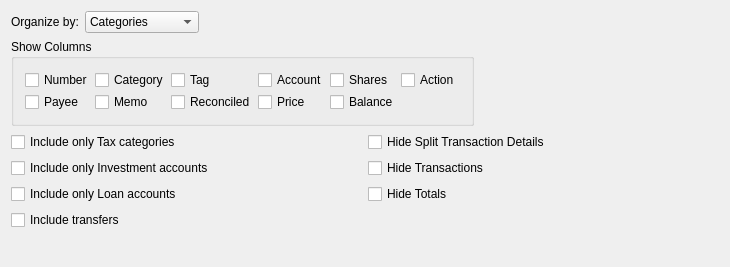
<?xml version="1.0" encoding="UTF-8"?>
<ui version="4.0">
 <class>ReportTabRowColQuery</class>
 <widget class="QWidget" name="ReportTabRowColQuery">
  <property name="geometry">
   <rect>
    <x>0</x>
    <y>0</y>
    <width>730</width>
    <height>267</height>
   </rect>
  </property>
  <property name="sizePolicy">
   <sizepolicy hsizetype="Minimum" vsizetype="Minimum">
    <horstretch>0</horstretch>
    <verstretch>0</verstretch>
   </sizepolicy>
  </property>
  <property name="windowTitle">
   <string>Rows/Columns Tab</string>
  </property>
  <property name="toolTip">
   <string/>
  </property>
  <property name="whatsThis">
   <string>&lt;p&gt;On this tab, you configure how you would like the rows and columns to be selected and organized.&lt;/p&gt;</string>
  </property>
  <layout class="QVBoxLayout">
   <item>
    <layout class="QHBoxLayout">
     <item>
      <widget class="QLabel" name="textLabel3">
       <property name="sizePolicy">
        <sizepolicy hsizetype="Minimum" vsizetype="Fixed">
         <horstretch>0</horstretch>
         <verstretch>0</verstretch>
        </sizepolicy>
       </property>
       <property name="font">
        <font/>
       </property>
       <property name="text">
        <string>Organize by:</string>
       </property>
       <property name="wordWrap">
        <bool>false</bool>
       </property>
      </widget>
     </item>
     <item>
      <widget class="KComboBox" name="m_comboOrganizeBy">
       <property name="enabled">
        <bool>true</bool>
       </property>
       <property name="sizePolicy">
        <sizepolicy hsizetype="Minimum" vsizetype="Fixed">
         <horstretch>0</horstretch>
         <verstretch>0</verstretch>
        </sizepolicy>
       </property>
       <property name="toolTip">
        <string>&lt;p&gt;Choose how to group the transactions in this report&lt;/p&gt;</string>
       </property>
       <item>
        <property name="text">
         <string>Categories</string>
        </property>
       </item>
       <item>
        <property name="text">
         <string>Top Categories</string>
        </property>
       </item>
       <item>
        <property name="text">
         <string>Tags</string>
        </property>
       </item>
       <item>
        <property name="text">
         <string>Payees</string>
        </property>
       </item>
       <item>
        <property name="text">
         <string>Accounts</string>
        </property>
       </item>
       <item>
        <property name="text">
         <string>Top Accounts</string>
        </property>
       </item>
       <item>
        <property name="text">
         <string>Month</string>
        </property>
       </item>
       <item>
        <property name="text">
         <string>Week</string>
        </property>
       </item>
      </widget>
     </item>
     <item>
      <spacer name="spacer10_2">
       <property name="orientation">
        <enum>Qt::Horizontal</enum>
       </property>
       <property name="sizeType">
        <enum>QSizePolicy::Expanding</enum>
       </property>
       <property name="sizeHint" stdset="0">
        <size>
         <width>358</width>
         <height>16</height>
        </size>
       </property>
      </spacer>
     </item>
    </layout>
   </item>
   <item>
    <layout class="QHBoxLayout">
     <item>
      <widget class="QGroupBox" name="buttonGroupBox1">
       <property name="enabled">
        <bool>true</bool>
       </property>
       <property name="sizePolicy">
        <sizepolicy hsizetype="Minimum" vsizetype="Fixed">
         <horstretch>0</horstretch>
         <verstretch>0</verstretch>
        </sizepolicy>
       </property>
       <property name="toolTip">
        <string>&lt;p&gt;Choose which columns should be shown in the report.&lt;/p&gt;&lt;p&gt;The date and transaction amount are always shown.&lt;/p&gt;</string>
       </property>
       <property name="title">
        <string>Show Columns</string>
       </property>
       <layout class="QGridLayout">
        <property name="spacing">
         <number>2</number>
        </property>
        <item row="1" column="1">
         <widget class="QCheckBox" name="m_checkMemo">
          <property name="minimumSize">
           <size>
            <width>0</width>
            <height>0</height>
           </size>
          </property>
          <property name="toolTip">
           <string>&lt;p&gt;Select this option to show the Memo column&lt;/p&gt;</string>
          </property>
          <property name="text">
           <string>Memo</string>
          </property>
          <attribute name="buttonGroup">
           <string notr="true">buttonGroup1</string>
          </attribute>
         </widget>
        </item>
        <item row="0" column="4">
         <widget class="QCheckBox" name="m_checkShares">
          <property name="toolTip">
           <string>&lt;p&gt;Select this option to show the Shares column for investments&lt;/p&gt;</string>
          </property>
          <property name="text">
           <string>Shares</string>
          </property>
          <attribute name="buttonGroup">
           <string notr="true">buttonGroup1</string>
          </attribute>
         </widget>
        </item>
        <item row="1" column="3">
         <widget class="QCheckBox" name="m_checkPrice">
          <property name="toolTip">
           <string>&lt;p&gt;Select this option to show the Price column for investments&lt;/p&gt;</string>
          </property>
          <property name="text">
           <string>Price</string>
          </property>
          <attribute name="buttonGroup">
           <string notr="true">buttonGroup1</string>
          </attribute>
         </widget>
        </item>
        <item row="1" column="2">
         <widget class="QCheckBox" name="m_checkReconciled">
          <property name="toolTip">
           <string>&lt;p&gt;Select this option to show the Reconciled column&lt;/p&gt;</string>
          </property>
          <property name="text">
           <string>Reconciled</string>
          </property>
          <attribute name="buttonGroup">
           <string notr="true">buttonGroup1</string>
          </attribute>
         </widget>
        </item>
        <item row="0" column="3">
         <widget class="QCheckBox" name="m_checkAccount">
          <property name="toolTip">
           <string>&lt;p&gt;Select this option to show the Account column&lt;/p&gt;</string>
          </property>
          <property name="text">
           <string>Account</string>
          </property>
          <attribute name="buttonGroup">
           <string notr="true">buttonGroup1</string>
          </attribute>
         </widget>
        </item>
        <item row="0" column="0">
         <widget class="QCheckBox" name="m_checkNumber">
          <property name="minimumSize">
           <size>
            <width>0</width>
            <height>0</height>
           </size>
          </property>
          <property name="toolTip">
           <string>&lt;p&gt;Select this option to show the Number column&lt;/p&gt;</string>
          </property>
          <property name="text">
           <string>Number</string>
          </property>
          <attribute name="buttonGroup">
           <string notr="true">buttonGroup1</string>
          </attribute>
         </widget>
        </item>
        <item row="0" column="2">
         <widget class="QCheckBox" name="m_checkTag">
          <property name="minimumSize">
           <size>
            <width>0</width>
            <height>0</height>
           </size>
          </property>
          <property name="toolTip">
           <string>&lt;p&gt;Select this option to show the Tag column&lt;/p&gt;</string>
          </property>
          <property name="text">
           <string>Tag</string>
          </property>
          <attribute name="buttonGroup">
           <string notr="true">buttonGroup1</string>
          </attribute>
         </widget>
        </item>
        <item row="1" column="0">
         <widget class="QCheckBox" name="m_checkPayee">
          <property name="minimumSize">
           <size>
            <width>0</width>
            <height>0</height>
           </size>
          </property>
          <property name="toolTip">
           <string>&lt;p&gt;Select this option to show the Payee column&lt;/p&gt;</string>
          </property>
          <property name="text">
           <string>Payee</string>
          </property>
          <attribute name="buttonGroup">
           <string notr="true">buttonGroup1</string>
          </attribute>
         </widget>
        </item>
        <item row="0" column="1">
         <widget class="QCheckBox" name="m_checkCategory">
          <property name="minimumSize">
           <size>
            <width>0</width>
            <height>0</height>
           </size>
          </property>
          <property name="toolTip">
           <string>&lt;p&gt;Select this option to show the Category column&lt;/p&gt;</string>
          </property>
          <property name="text">
           <string>Category</string>
          </property>
          <attribute name="buttonGroup">
           <string notr="true">buttonGroup1</string>
          </attribute>
         </widget>
        </item>
        <item row="0" column="5">
         <widget class="QCheckBox" name="m_checkAction">
          <property name="toolTip">
           <string>&lt;p&gt;Select this option to show the Action column&lt;/p&gt;</string>
          </property>
          <property name="text">
           <string>Action</string>
          </property>
          <attribute name="buttonGroup">
           <string notr="true">buttonGroup1</string>
          </attribute>
         </widget>
        </item>
        <item row="1" column="4">
         <widget class="QCheckBox" name="m_checkBalance">
          <property name="toolTip">
           <string>&lt;p&gt;Select this option to show the Running balance column&lt;/p&gt;</string>
          </property>
          <property name="text">
           <string>Balance</string>
          </property>
          <attribute name="buttonGroup">
           <string notr="true">buttonGroup1</string>
          </attribute>
         </widget>
        </item>
       </layout>
      </widget>
     </item>
     <item>
      <spacer name="spacer10">
       <property name="orientation">
        <enum>Qt::Horizontal</enum>
       </property>
       <property name="sizeType">
        <enum>QSizePolicy::Expanding</enum>
       </property>
       <property name="sizeHint" stdset="0">
        <size>
         <width>205</width>
         <height>20</height>
        </size>
       </property>
      </spacer>
     </item>
    </layout>
   </item>
   <item>
    <layout class="QGridLayout">
     <item row="2" column="0">
      <widget class="QCheckBox" name="m_checkLoans">
       <property name="text">
        <string>Include only Loan accounts</string>
       </property>
      </widget>
     </item>
     <item row="1" column="0">
      <widget class="QCheckBox" name="m_checkInvestments">
       <property name="toolTip">
        <string>&lt;p&gt;Include only data from Investment accounts in this report&lt;/p&gt;</string>
       </property>
       <property name="text">
        <string>Include only Investment accounts</string>
       </property>
      </widget>
     </item>
     <item row="0" column="1">
      <widget class="QCheckBox" name="m_checkHideSplitDetails">
       <property name="toolTip">
        <string>Do not display the individual transactions that make up a split transaction</string>
       </property>
       <property name="text">
        <string>Hide Split Transaction Details</string>
       </property>
      </widget>
     </item>
     <item row="0" column="0">
      <widget class="QCheckBox" name="m_checkTax">
       <property name="toolTip">
        <string>&lt;p&gt;Check this box to include only those categories which have been marked to &quot;Include on Tax Reports&quot;&lt;/p&gt;</string>
       </property>
       <property name="text">
        <string>Include only Tax categories</string>
       </property>
      </widget>
     </item>
     <item row="1" column="1">
      <widget class="QCheckBox" name="m_checkHideTransactions">
       <property name="toolTip">
        <string>Do not display the transactions, leaving only totals displayed.</string>
       </property>
       <property name="text">
        <string>Hide Transactions</string>
       </property>
      </widget>
     </item>
     <item row="2" column="1">
      <widget class="QCheckBox" name="m_checkHideTotals">
       <property name="text">
        <string>Hide Totals</string>
       </property>
      </widget>
     </item>
     <item row="3" column="0">
      <widget class="QCheckBox" name="m_checkTransfers">
       <property name="text">
        <string>Include transfers</string>
       </property>
      </widget>
     </item>
    </layout>
   </item>
   <item>
    <spacer name="spacer4">
     <property name="orientation">
      <enum>Qt::Vertical</enum>
     </property>
     <property name="sizeType">
      <enum>QSizePolicy::Expanding</enum>
     </property>
     <property name="sizeHint" stdset="0">
      <size>
       <width>20</width>
       <height>16</height>
      </size>
     </property>
    </spacer>
   </item>
  </layout>
 </widget>
 <layoutdefault spacing="6" margin="11"/>
 <customwidgets>
  <customwidget>
   <class>KComboBox</class>
   <extends>QComboBox</extends>
   <header>kcombobox.h</header>
  </customwidget>
 </customwidgets>
 <tabstops>
  <tabstop>m_comboOrganizeBy</tabstop>
  <tabstop>m_checkNumber</tabstop>
  <tabstop>m_checkCategory</tabstop>
  <tabstop>m_checkTag</tabstop>
  <tabstop>m_checkAccount</tabstop>
  <tabstop>m_checkShares</tabstop>
  <tabstop>m_checkAction</tabstop>
  <tabstop>m_checkPayee</tabstop>
  <tabstop>m_checkMemo</tabstop>
  <tabstop>m_checkReconciled</tabstop>
  <tabstop>m_checkPrice</tabstop>
  <tabstop>m_checkBalance</tabstop>
  <tabstop>m_checkTax</tabstop>
  <tabstop>m_checkInvestments</tabstop>
  <tabstop>m_checkLoans</tabstop>
  <tabstop>m_checkHideSplitDetails</tabstop>
  <tabstop>m_checkHideTransactions</tabstop>
  <tabstop>m_checkHideTotals</tabstop>
 </tabstops>
 <resources/>
 <connections>
  <connection>
   <sender>m_checkTax</sender>
   <signal>toggled(bool)</signal>
   <receiver>m_checkInvestments</receiver>
   <slot>setDisabled(bool)</slot>
   <hints>
    <hint type="sourcelabel">
     <x>20</x>
     <y>20</y>
    </hint>
    <hint type="destinationlabel">
     <x>20</x>
     <y>20</y>
    </hint>
   </hints>
  </connection>
  <connection>
   <sender>m_checkTax</sender>
   <signal>toggled(bool)</signal>
   <receiver>m_checkLoans</receiver>
   <slot>setDisabled(bool)</slot>
   <hints>
    <hint type="sourcelabel">
     <x>20</x>
     <y>20</y>
    </hint>
    <hint type="destinationlabel">
     <x>20</x>
     <y>20</y>
    </hint>
   </hints>
  </connection>
  <connection>
   <sender>m_checkInvestments</sender>
   <signal>toggled(bool)</signal>
   <receiver>m_checkTax</receiver>
   <slot>setDisabled(bool)</slot>
   <hints>
    <hint type="sourcelabel">
     <x>20</x>
     <y>20</y>
    </hint>
    <hint type="destinationlabel">
     <x>20</x>
     <y>20</y>
    </hint>
   </hints>
  </connection>
  <connection>
   <sender>m_checkInvestments</sender>
   <signal>toggled(bool)</signal>
   <receiver>m_checkLoans</receiver>
   <slot>setDisabled(bool)</slot>
   <hints>
    <hint type="sourcelabel">
     <x>20</x>
     <y>20</y>
    </hint>
    <hint type="destinationlabel">
     <x>20</x>
     <y>20</y>
    </hint>
   </hints>
  </connection>
  <connection>
   <sender>m_checkLoans</sender>
   <signal>toggled(bool)</signal>
   <receiver>m_checkTax</receiver>
   <slot>setDisabled(bool)</slot>
   <hints>
    <hint type="sourcelabel">
     <x>20</x>
     <y>20</y>
    </hint>
    <hint type="destinationlabel">
     <x>20</x>
     <y>20</y>
    </hint>
   </hints>
  </connection>
  <connection>
   <sender>m_checkLoans</sender>
   <signal>toggled(bool)</signal>
   <receiver>m_checkInvestments</receiver>
   <slot>setDisabled(bool)</slot>
   <hints>
    <hint type="sourcelabel">
     <x>20</x>
     <y>20</y>
    </hint>
    <hint type="destinationlabel">
     <x>20</x>
     <y>20</y>
    </hint>
   </hints>
  </connection>
 </connections>
 <buttongroups>
  <buttongroup name="buttonGroup1"/>
 </buttongroups>
</ui>
